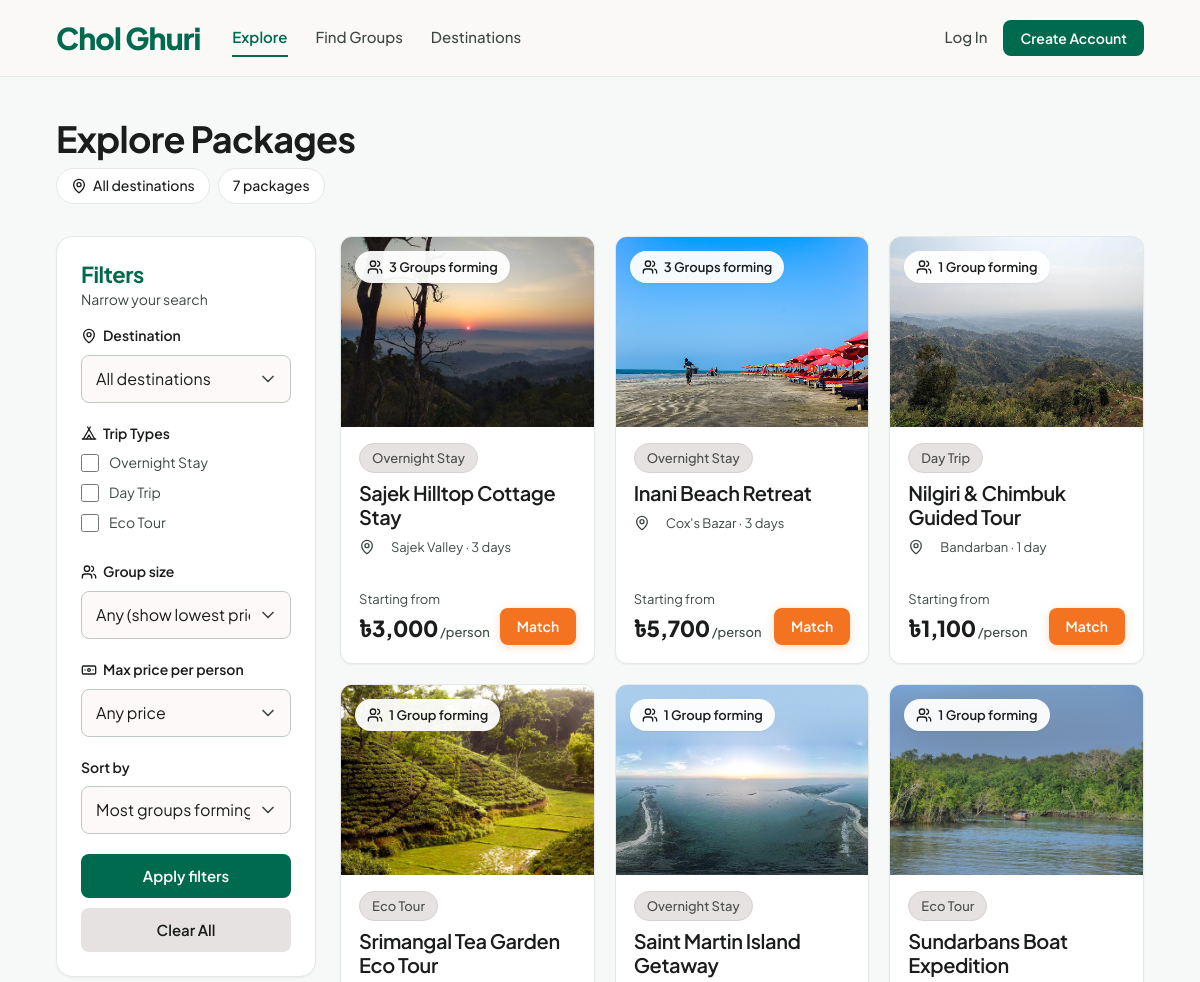
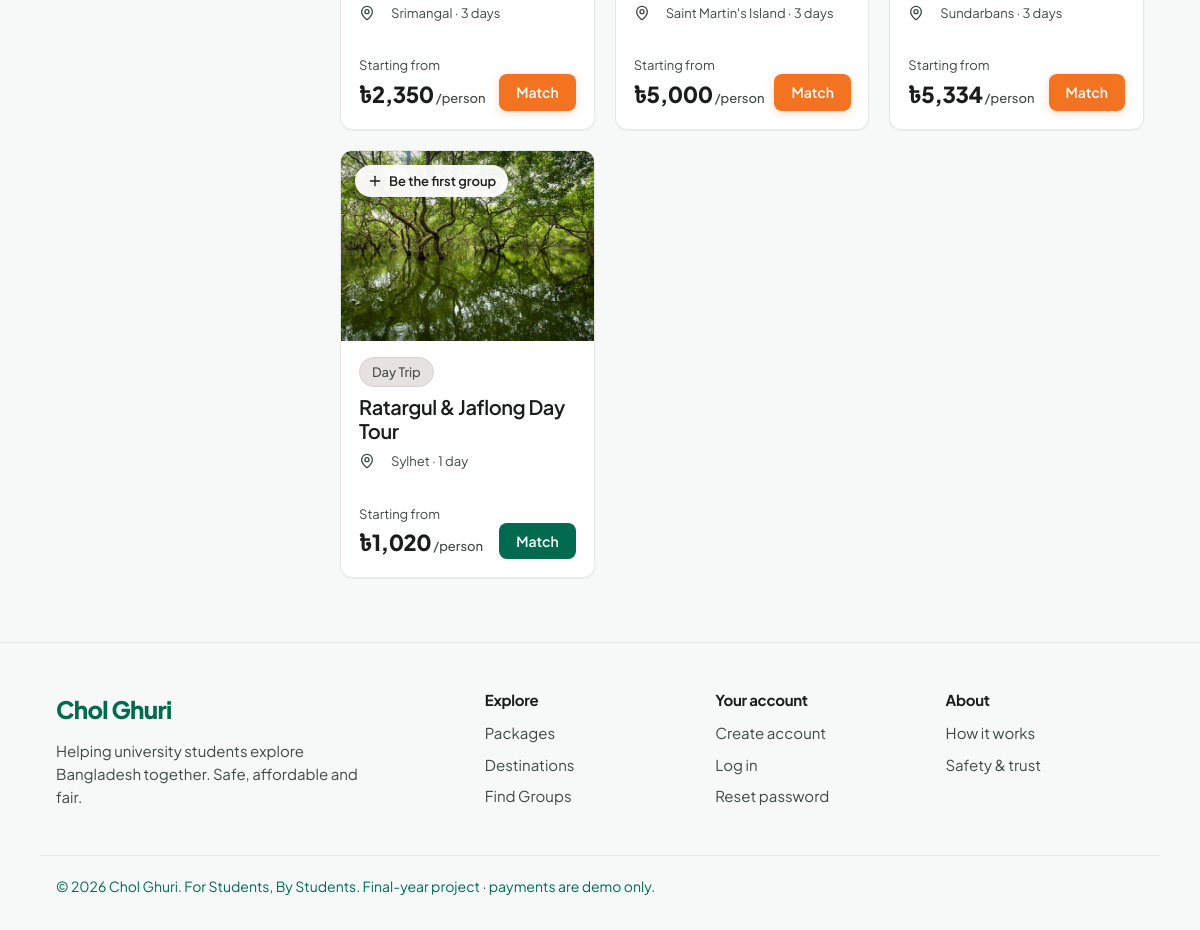
The page /packages.php on the database its author committed (2 pictures, top to bottom).
### tables this page shows
CREATE TABLE packages (
    id                  INT AUTO_INCREMENT PRIMARY KEY,
    destination_id      INT          NOT NULL,
    title               VARCHAR(150) NOT NULL,
    trip_type           ENUM('day_trip','overnight','eco_tour') NOT NULL,
    accommodation_type  ENUM('shared','private','none') NOT NULL DEFAULT 'shared',   
    accommodation_name  VARCHAR(150) NULL,
    transport_info      VARCHAR(200) NULL,
    location            VARCHAR(150) NULL,
    description         TEXT         NULL,
    duration_days       TINYINT      NOT NULL DEFAULT 1,
    min_group_size      TINYINT      NOT NULL DEFAULT 2,
    max_group_size      TINYINT      NOT NULL DEFAULT 10,    
    amenities           VARCHAR(255) NULL,                  
    image               VARCHAR(255) NULL,
    is_active           TINYINT(1)   NOT NULL DEFAULT 1,
    created_at          TIMESTAMP    NOT NULL DEFAULT CURRENT_TIMESTAMP,

    INDEX (destination_id, is_active),
    FOREIGN KEY (destination_id) REFERENCES destinations(id),
    CHECK (min_group_size >= 1 AND min_group_size <= max_group_size)
);

CREATE TABLE destinations (
    id           INT AUTO_INCREMENT PRIMARY KEY,
    name         VARCHAR(100) NOT NULL,
    region       VARCHAR(100) NULL,
    label        VARCHAR(40)  NULL,                   
    description  TEXT         NULL,
    image        VARCHAR(255) NULL,
    is_featured  TINYINT(1)   NOT NULL DEFAULT 0
);

### config/database.php (called while the page is built, shortened)
<?php
function db(): PDO
{
    static $pdo = null;
    if ($pdo === null) {
        $dsn = 'mysql:host=' . DB_HOST . ';dbname=' . DB_NAME . ';charset=' . DB_CHARSET;
        $options = [
            PDO::ATTR_ERRMODE            => PDO::ERRMODE_EXCEPTION,
            PDO::ATTR_DEFAULT_FETCH_MODE => PDO::FETCH_ASSOC,
            PDO::ATTR_EMULATE_PREPARES   => false,
        ];
        $pdo = new PDO($dsn, DB_USER, DB_PASS, $options);
        $pdo->exec("SET time_zone = '+06:00'");
    }
    return $pdo;
}

### includes/pricing.php (called while the page is built, shortened)
<?php
function package_cost_totals(int $packageId): array
{
    static $cache = [];
    if (!isset($cache[$packageId])) {
        $stmt = db()->prepare(
            "SELECT COALESCE(SUM(CASE WHEN cost_type = 'shared'     THEN amount END), 0) AS shared,
                    COALESCE(SUM(CASE WHEN cost_type = 'per_person' THEN amount END), 0) AS per_person
             FROM package_costs WHERE package_id = ?"
        );
        $stmt->execute([$packageId]);
        $cache[$packageId] = array_map('floatval', $stmt->fetch());
    }
    return $cache[$packageId];
}
function per_person_price(int $packageId, int $members): float
{
    $members = max(1, $members);
    $totals  = package_cost_totals($packageId);
    return ceil($totals['shared'] / $members + $totals['per_person']);
}
function starting_price(array $package): float
{
    return per_person_price((int) $package['id'], (int) $package['max_group_size']);
}

### includes/groups.php (called while the page is built, shortened)
<?php
function open_groups_where(): string
{
    return "g.status IN ('forming','full') AND g.start_date >= CURDATE()";
}

### packages.php (the view, shortened to what this page needs)
<?php
$start   = valid_date($_GET['start'] ?? '') ? $_GET['start'] : '';
$size    = min(12, max(0, int_param($_GET, 'size')));
$types   = array_values(array_intersect((array) ($_GET['type'] ?? []), ['day_trip', 'overnight', 'eco_tour']));
$sort    = in_array($_GET['sort'] ?? '', ['price', 'groups'], true) ? $_GET['sort'] : 'groups';
$destination = null;
$where  = ['p.is_active = 1'];
$params = [];
$stmt = db()->prepare(
    "SELECT p.*, d.name AS destination_name,
            (SELECT COUNT(*) FROM travel_groups g WHERE g.package_id = p.id AND " . open_groups_where() . ") AS forming
     FROM packages p JOIN destinations d ON d.id = p.destination_id
     WHERE " . implode(' AND ', $where)
);
$stmt->execute($params);
$packages = $stmt->fetchAll();
foreach ($packages as $k => &$p) {
    $p['from_price'] = starting_price($p);
}
usort($packages, match ($sort) {
    'price'  => fn($a, $b) => ($a['size_price'] ?? $a['from_price']) <=> ($b['size_price'] ?? $b['from_price']),
    default  => fn($a, $b) => [$b['forming'], $a['from_price']] <=> [$a['forming'], $b['from_price']],
});
function match_link(array $package, string $start, int $size): string
{
    $q = ['destination' => $package['destination_id']];
    return url('groups.php?' . http_build_query($q));
}
require_once __DIR__ . '/includes/header.php';
?>
<div class="container">
    <div class="page-head">
        <h1><?= e($destination ? 'Explore ' . $destination['name'] : 'Explore Packages') ?></h1>
        <div class="chips">
            <span><?= icon('map-pin', 'icon-sm') ?> <?= e($destination['name'] ?? 'All destinations') ?></span>
            <span><?= count($packages) ?> <?= count($packages) === 1 ? 'package' : 'packages' ?></span>
        </div>
    </div>
    <div class="layout-filters">
        <form class="card filters" method="get">
            <h2 class="filters-title">Filters</h2>
            <p class="text-small">Narrow your search</p>
            <div class="form-group">
                <label for="f-destination"><?= icon('map-pin', 'icon-sm') ?> Destination</label>
                <select class="input" id="f-destination" name="destination">
                    <option value="">All destinations</option>
                </select>
            </div>
            <fieldset class="form-group">
                <legend class="label"><?= icon('tent', 'icon-sm') ?> Trip Types</legend>
                <?php foreach (['overnight', 'day_trip', 'eco_tour'] as $t): ?>
                    <label class="check"><input type="checkbox" name="type[]" value="<?= $t ?>" <?= in_array($t, $types, true) ? 'checked' : '' ?>> <span><?= TRIP_TYPE_LABELS[$t] ?></span></label>
                <?php endforeach; ?>
            </fieldset>
            <div class="form-group">
                <label for="f-size"><?= icon('users', 'icon-sm') ?> Group size</label>
                <select class="input" id="f-size" name="size">
                    <option value="">Any (show lowest price)</option>
                </select>
            </div>
            <div class="form-group">
                <label for="f-price"><?= icon('banknote', 'icon-sm') ?> Max price per person</label>
                <select class="input" id="f-price" name="max_price">
                    <option value="">Any price</option>
                </select>
            </div>
            <div class="form-group">
                <label for="f-sort">Sort by</label>
                <select class="input" id="f-sort" name="sort">
                    <option value="groups" <?= $sort === 'groups' ? 'selected' : '' ?>>Most groups forming</option>
                </select>
            </div>
            <button class="btn btn-primary btn-block" type="submit">Apply filters</button>
            <a class="btn btn-grey btn-block" style="margin-top:10px" href="<?= url('packages.php') ?>">Clear All</a>
        </form>
        <div>
            <?php if ($packages): ?>
                <div class="card-grid-3">
                    <?php foreach ($packages as $p): ?>
                        <article class="package-card">
                            <a class="package-card-img" href="<?= url('package.php?id=' . $p['id']) ?>" style="background-image:url('<?= image_url($p['image']) ?>')">
                                <span class="pill-float"><?= icon($p['forming'] ? 'users' : 'plus', 'icon-sm') ?>
                                    <?= $p['forming'] ? (int) $p['forming'] . ' ' . ((int) $p['forming'] === 1 ? 'Group' : 'Groups') . ' forming' : 'Be the first group' ?></span>
                            </a>
                            <div class="package-card-body">
                                <div class="package-card-tags">
                                    <span class="tag tag-grey"><?= e(TRIP_TYPE_LABELS[$p['trip_type']]) ?></span>
                                </div>
                                <h3><a href="<?= url('package.php?id=' . $p['id']) ?>"><?= e($p['title']) ?></a></h3>
                                <p class="meta"><?= icon('map-pin', 'icon-sm') ?> <?= e($p['destination_name']) ?> &middot; <?= (int) $p['duration_days'] ?> <?= (int) $p['duration_days'] === 1 ? 'day' : 'days' ?></p>
                                <div class="package-card-foot">
                                    <div>
                                        <?php if ($p['size_price'] !== null): ?>
                                            <small>For <?= $size ?> students</small>
                                            <strong class="price-lg"><?= money($p['size_price']) ?><small>/person</small></strong>
                                        <?php else: ?>
                                            <small>Starting from</small>
                                            <strong class="price-lg"><?= money($p['from_price']) ?><small>/person</small></strong>
                                        <?php endif; ?>
                                    </div>
                                    <a class="btn btn-sm <?= $p['forming'] ? 'btn-accent' : 'btn-primary' ?>" href="<?= match_link($p, $start, $size) ?>">Match</a>
                                </div>
                            </div>
                        </article>
                    <?php endforeach; ?>
                </div>
            <?php endif; ?>
        </div>
    </div>
</div>
<?php require_once __DIR__ . '/includes/footer.php'; ?>

### includes/functions.php (shortened to what this page needs)
<?php
function e(?string $text): string
{
    return htmlspecialchars($text ?? '', ENT_QUOTES, 'UTF-8');
}
function url(string $path = ''): string
{
    return BASE_URL . '/' . ltrim($path, '/');
}
function money(float|int|string|null $amount): string
{
    $value = round((float) $amount);
    return ($value < 0 ? '-' : '') . '৳' . number_format(abs($value));
}
function int_param(array $source, string $key): int
{
    return isset($source[$key]) && is_numeric($source[$key]) ? (int) $source[$key] : 0;
}
function valid_date(?string $date): bool
{
    if (!is_string($date) || !preg_match('/^\d{4}-\d{2}-\d{2}$/', $date)) {
        return false;
    }
    [$y, $m, $d] = array_map('intval', explode('-', $date));
    return checkdate($m, $d, $y);
}
function image_url(?string $file): string
{
    $file = basename((string) $file);
    if ($file !== '' && is_file(__DIR__ . '/../assets/images/destinations/' . $file)) {
        return url('assets/images/destinations/' . rawurlencode($file));
    }
    return url('assets/images/destinations/sajek.jpg');
}
function icon(string $name, string $class = ''): string
{
    static $cache = [];
    if (!isset($cache[$name])) {
        $file = __DIR__ . '/../assets/icons/' . basename($name) . '.svg';
        $svg  = is_file($file) ? file_get_contents($file) : '';
        $svg  = trim(preg_replace('//s', '', $svg));
        $svg  = preg_replace_callback('/^<svg[^>]*>/', function ($m) {
            return preg_replace('/\s(width|height|class)="[^"]*"/', '', $m[0]);
        }, $svg);
        $cache[$name] = $svg;
    }
    $classes = trim('icon ' . $class);
    return str_replace('<svg', '<svg class="' . e($classes) . '" aria-hidden="true"', $cache[$name]);
}

### rows shown on the page
packages: image (picture), forming "3", shows "Groups", trip_type "Overnight Stay", title "Sajek Hilltop Cottage Stay", destination.name "Sajek Valley", duration_days "3", from_price "৳3,000"
packages: image (picture), forming "3", shows "Groups", trip_type "Overnight Stay", title "Inani Beach Retreat", destination.name "Cox's Bazar", duration_days "3", from_price "৳5,700"
packages: image (picture), forming "1", shows "Group", trip_type "Day Trip", title "Nilgiri & Chimbuk Guided Tour", destination.name "Bandarban", duration_days "1", from_price "৳1,100"
packages: image (picture), forming "1", shows "Group", trip_type "Eco Tour", title "Srimangal Tea Garden Eco Tour", destination.name "Srimangal", duration_days "3", from_price "৳2,350"
packages: image (picture), forming "1", shows "Group", trip_type "Overnight Stay", title "Saint Martin Island Getaway", destination.name "Saint Martin's Island", duration_days "3", from_price "৳5,000"
packages: image (picture), forming "1", shows "Group", trip_type "Eco Tour", title "Sundarbans Boat Expedition", destination.name "Sundarbans", duration_days "3", from_price "৳5,334"
packages: image (picture), shows "Be the first group", trip_type "Day Trip", title "Ratargul & Jaflong Day Tour", destination.name "Sylhet", duration_days "1", from_price "৳1,020"

### other values the page prints
APP_NAME "Chol Ghuri"
$label "Explore"
$label "Find Groups"
$label "Destinations"
$destination ? 'Explore ' . $destination['name'] : 'Explore Packages' "Explore Packages"
$destination['name'] "All destinations"
count($packages) "7"
TRIP_TYPE_LABELS[$t] "Overnight Stay"
TRIP_TYPE_LABELS[$t] "Day Trip"
TRIP_TYPE_LABELS[$t] "Eco Tour"
